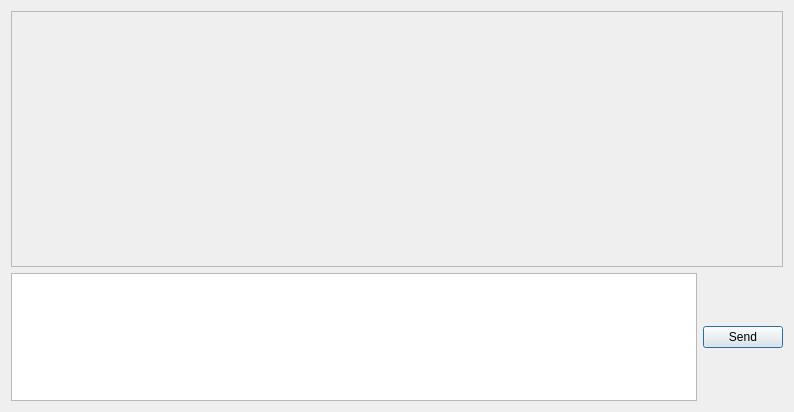
<?xml version="1.0" encoding="UTF-8"?>
<ui version="4.0">
 <class>MessageWindow</class>
 <widget class="QDialog" name="MessageWindow">
  <property name="geometry">
   <rect>
    <x>0</x>
    <y>0</y>
    <width>794</width>
    <height>412</height>
   </rect>
  </property>
  <property name="windowTitle">
   <string>Dialog</string>
  </property>
  <property name="sizeGripEnabled">
   <bool>false</bool>
  </property>
  <property name="modal">
   <bool>false</bool>
  </property>
  <layout class="QVBoxLayout" name="verticalLayout" stretch="2,1">
   <property name="sizeConstraint">
    <enum>QLayout::SetMaximumSize</enum>
   </property>
   <item>
    <widget class="QScrollArea" name="scrollArea">
     <property name="widgetResizable">
      <bool>true</bool>
     </property>
     <widget class="QWidget" name="scrollAreaWidgetContents">
      <property name="geometry">
       <rect>
        <x>0</x>
        <y>0</y>
        <width>774</width>
        <height>257</height>
       </rect>
      </property>
      <layout class="QVBoxLayout" name="verticalLayout_3">
       <item>
        <layout class="QVBoxLayout" name="chatBox" stretch="">
         <property name="spacing">
          <number>1</number>
         </property>
        </layout>
       </item>
      </layout>
     </widget>
    </widget>
   </item>
   <item>
    <layout class="QHBoxLayout" name="horizontalLayout">
     <item>
      <widget class="QTextEdit" name="textBox"/>
     </item>
     <item>
      <widget class="QPushButton" name="sendButton">
       <property name="text">
        <string>Send</string>
       </property>
      </widget>
     </item>
    </layout>
   </item>
  </layout>
 </widget>
 <resources/>
 <connections/>
</ui>
